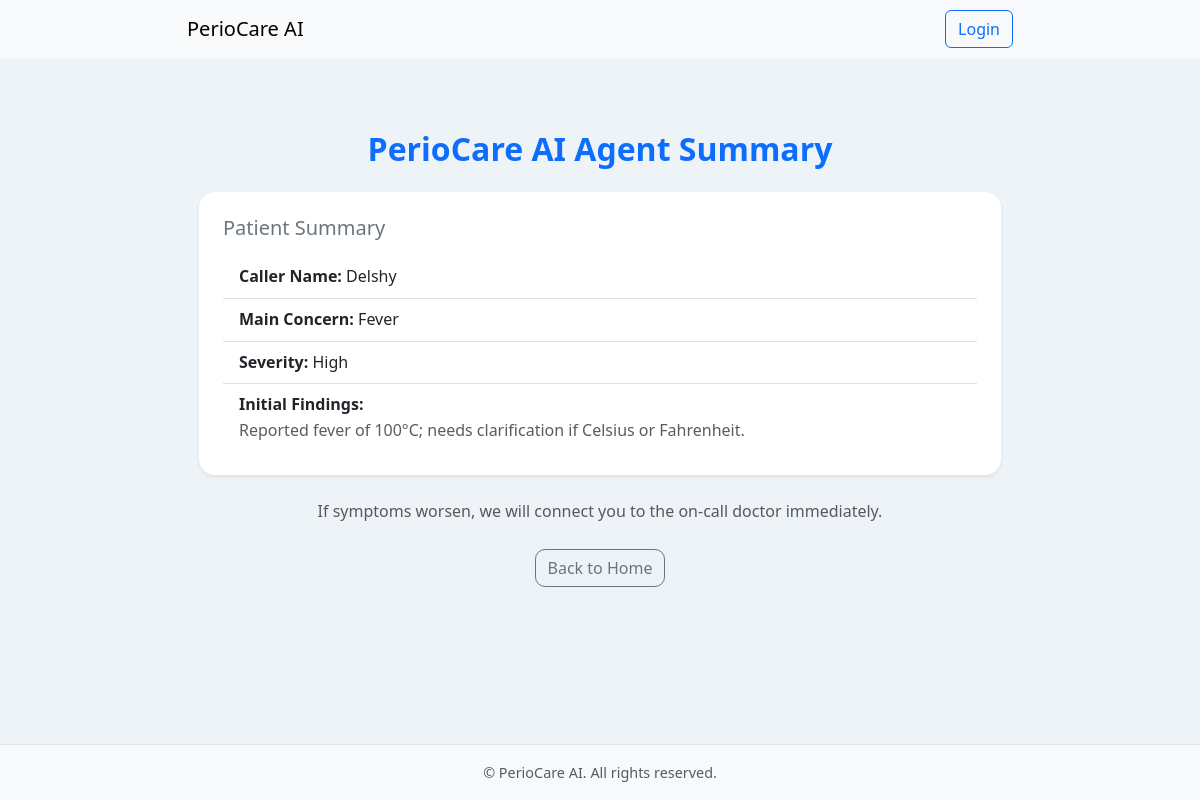
The page /backend/response/details/3 on the database its author committed.
### backend/models.py (models this page shows, shortened)
class CallLog(models.Model):
    call_id = models.AutoField(primary_key=True)
    caller_name = models.CharField(max_length=255)
    caller_number = models.CharField(max_length=20)
    call_time = models.DateTimeField(auto_now_add=True)

class Assessment(models.Model):
    concern = models.TextField()
    severity = models.CharField(max_length=50)
    status = models.CharField(max_length=50, default='Pending')
    initial_findings = models.TextField(blank=True, null=True)
    call_log = models.OneToOneField(CallLog, on_delete=models.CASCADE, related_name='assessment')

### backend/views.py (the view)
# urls.py: path('response/details/<int:call_id>', views.response_view, name='response_view'),
def response_view(request, call_id):
    call_log = get_object_or_404(CallLog, call_id=call_id)
    conversation = call_log.conversations.last()
    assessment = getattr(call_log, 'assessment', None)
    summary = {
        "caller_name": call_log.caller_name if call_log.caller_name else None,
        "contact_number": call_log.caller_number if call_log.caller_number else None,
        "concern": assessment.concern if assessment else None,
        "severity": assessment.severity if assessment else None,
        "initial_findings": assessment.initial_findings if assessment else None,
        "timestamp": conversation.timestamp if conversation else None,
    }
    return render(request, 'components/response.html', {
        'summary': summary,
        'call_id': call_id,
        'transcript': conversation.full_transcript if conversation else None,
    })

### templates/components/response.html (shortened to what this page needs)
{% extends "base/index.html" %}
{% load static %}
{% block content %}
<div class="container py-5">
    {% if request.user.is_authenticated and request.user.is_superuser %}
        <h2 class="text-danger mb-4 text-center">Admin Dashboard - Patient Summary</h2>
        {% if summary %}
            <div class="card shadow-sm mb-4 border-danger">
                <div class="card-body">
                    <h5 class="card-title text-danger">Conversation Summary</h5>
                    <ul class="list-group list-group-flush mb-3">
                        <li class="list-group-item">
                            <strong>Caller Name:</strong> {{ summary.caller_name|default:"Not provided" }}
                        </li>
                        <li class="list-group-item">
                            <strong>Caller Number:</strong> {{ summary.contact_number|default:"Not provided" }}
                        </li>
                        <li class="list-group-item">
                            <strong>Concern:</strong> {{ summary.concern|default:"Not specified" }}
                        </li>
                        <li class="list-group-item">
                            <strong>Severity:</strong> {{ summary.severity|default:"Undetermined" }}
                        </li>
                        <li class="list-group-item">
                            <strong>Findings:</strong><br>
                            <pre class="text-muted">{{ summary.initial_findings|default:"No findings available." }}</pre>
                        </li>
                        <li class="list-group-item">
                            <strong>Call ID:</strong> {{ call_id }}
                        </li>
                        <li class="list-group-item">
                            <strong>Timestamp:</strong> {{ summary.timestamp|date:"Y-m-d H:i"|default:"Not Available" }}
                        </li>
                    </ul>
                    <h6 class="text-secondary mt-4 mb-2">Full Conversation Transcript</h6>
                    <div class="bg-light border rounded p-3" style="max-height: 400px; overflow-y: auto; white-space: pre-wrap;">
                        {% if transcript %}
                            {{ transcript }}
                        {% else %}
                            <span class="text-muted">No transcript available for this call.</span>
                        {% endif %}
                    </div>
                </div>
            </div>
        {% else %}
            <div class="alert alert-warning text-center">
                No summary data available for this call.
            </div>
        {% endif %}
        <div class="text-center mt-4">
            <a href="{% url 'assessment' %}" class="btn btn-outline-danger">Go to Assessment Panel</a>
        </div>
    {% else %}
        <h2 class="text-primary mb-4 text-center">PerioCare AI Agent Summary</h2>
        {% if summary %}
            <div class="card shadow-sm mb-4">
                <div class="card-body">
                    <h5 class="card-title mb-3 text-secondary">Patient Summary</h5>
                    <ul class="list-group list-group-flush">
                        <li class="list-group-item">
                            <strong>Caller Name:</strong> {{ summary.caller_name|default:"Not provided" }}
                        </li>
                        <li class="list-group-item">
                            <strong>Main Concern:</strong> {{ summary.concern|default:"Not specified" }}
                        </li>
                        <li class="list-group-item">
                            <strong>Severity:</strong> {{ summary.severity|default:"Undetermined" }}
                        </li>
                        <li class="list-group-item">
                            <strong>Initial Findings:</strong><br>
                            <span class="text-muted">{{ summary.initial_findings|default:"No findings available." }}</span>
                        </li>
                    </ul>
                </div>
            </div>
        {% else %}
            <div class="alert alert-warning text-center">
                No summary data available.
            </div>
        {% endif %}
        <p class="text-muted text-center">
            If symptoms worsen, we will connect you to the on-call doctor immediately.
        </p>
        <div class="text-center mt-4">
            <a href="{% url 'home' %}" class="btn btn-outline-secondary">Back to Home</a>
        </div>
    {% endif %}
</div>
{% endblock %}

### static/index.css (style rules this page uses)
body { background-color: #eef3f8; color: #333; font-family: 'Segoe UI', 'Inter', sans-serif; line-height: 1.6; }
h1, h2, h3, h4 { font-weight: 600; color: #222; }
.container { max-width: 850px; }
.card { border: none; border-radius: 16px; box-shadow: 0 4px 14px rgba(0, 0, 0, 0.05); background-color: white; }
.card-body { padding: 1.5rem; }
.btn-outline-secondary, .btn-outline-light, .btn-danger { border-radius: 10px; }
a { text-decoration: none; transition: all 0.2s ease; }

### rows shown on the page
CallLog: caller_name "Delshy"
Assessment: concern "Fever", severity "High", initial_findings "Reported fever of 100°C; needs clarification if Celsius or Fahrenheit."
